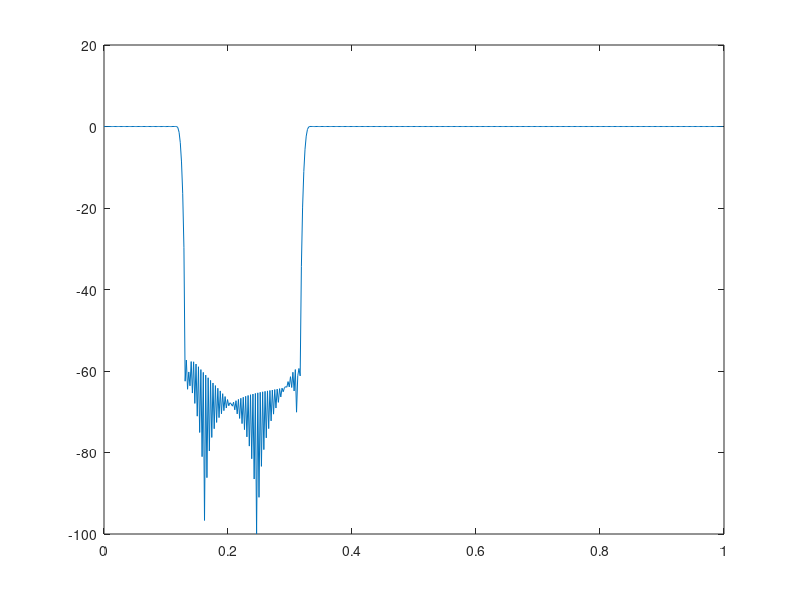

MATLAB code for this plot: (Note: this script raises an error after producing the figure.)
%% Experiment - 4
% Exercise - 4
clc;
clear;

%% Band stop FIR filter design using the window method
Fs = 2000;  % Sampling frequency
w_lp = 200 / Fs;  % Lower pass band edge frequency
w_ls = 300 / Fs;  % Lower stop band edge frequency
w_up = 700 / Fs;  % Upper pass band edge frequency
w_us = 600 / Fs;  % Upper stop band edge frequency
w_lc = w_lp + (w_ls - w_lp) / 2;  % Lower cutoff frequency
w_uc = w_us + (w_up - w_us) / 2;  % Upper cutoff frequency
% Stop band attenuation = 50dB

k = 4;  % Hamming window
N = floor((2 * k * pi) / (w_up - w_us));  % Order of filter
win = window(@hamming, N+1);  % Hamming window
NUM = fir1(N, [w_lc, w_uc], 'stop', win);  % Numerator coefficients of T[z]
DEN = [1];  % Denominator coefficients of T[z]

[H, W] = freqz(NUM, DEN);  % Frequency response

figure; grid ON;
plot(W / pi, 20 * log10(abs(H)))  % Magnitude spectrum
title('Magnitude spectrum of Band stop FIR filter', "Ashrith 200902016");
xlabel('Normalized Frequency  (\times\pi rad/sample)'), ylabel('Gain (dB)');

figure;
zplane(NUM, DEN)
title('Pole-Zero Plot', "Ashrith 200902016");
